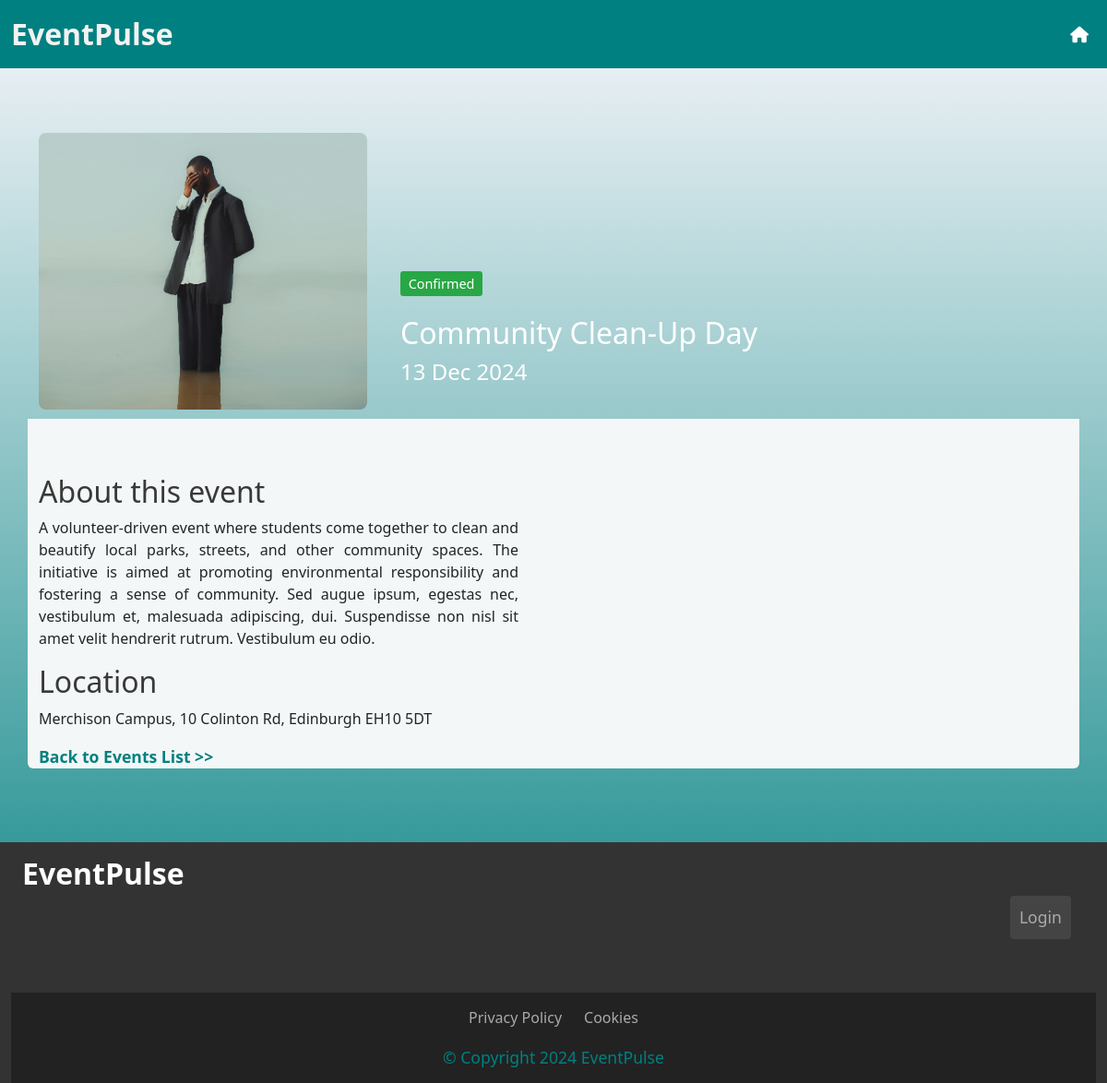
The page /admin/events/5 on the database as committed earlier.
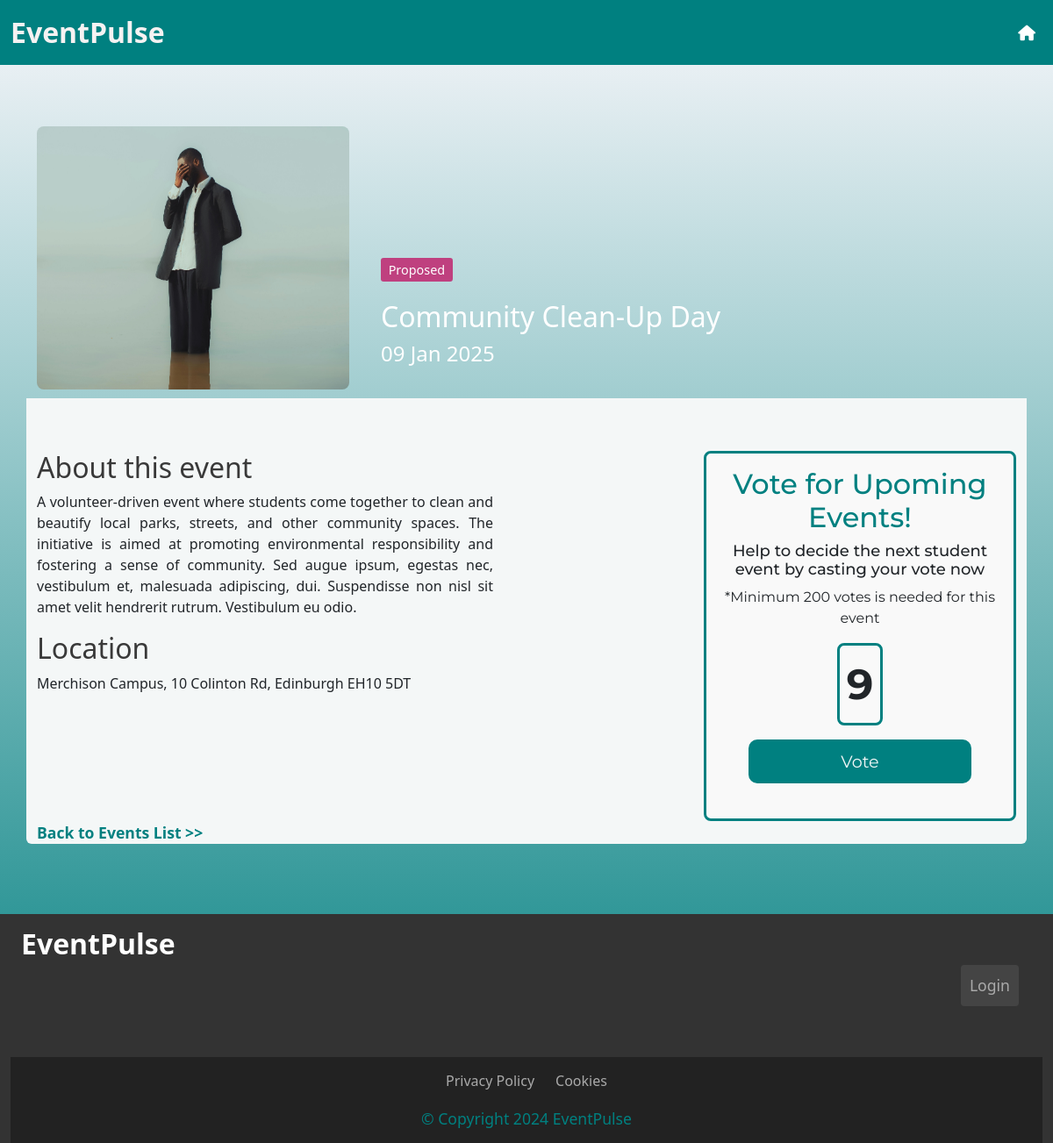
The same page on the database as committed later.
### app.py (models this page shows)
class Event(db.Model):
    eventId = db.Column(db.Integer, primary_key=True)
    eventName = db.Column(db.String(100), nullable=False)
    description = db.Column(db.Text)
    date = db.Column(db.Date, nullable=False)
    location = db.Column(db.String(100), nullable=False)
    tag = db.Column(db.Enum(EventStatus), nullable=False)
    image_url = db.Column(db.String(255), nullable=True)
    votes = db.Column(db.Integer, default=0)

### app.py (the view)
@app.route('/admin/events/<int:event_id>', methods=['GET', 'POST'])
def admin_event_detail(event_id):
    Events = select(Event).filter(Event.eventId == event_id)
    event = db.session.execute(Events).scalar_one_or_none()
    if event is None:
        return redirect(url_for('admin_index'))  # or handle 404
    if request.method == 'POST':
        event.votes += 1
        if event.votes >= 10 and event.tag != EventStatus.Confirmed:
            event.tag = EventStatus.Confirmed  # Update the tag to 'Confirmed'
        db.session.commit()
        return redirect(url_for('vote_confirmation', event_id=event_id))
    return render_template('event.html', event=event)

### app.py (called while the page is built)
@app.before_request
def update_event_tags():
    db.create_all()
    today = date.today()
    events_to_update = Event.query.filter(
        Event.date < today,
        Event.tag.in_([EventStatus.Proposed, EventStatus.Confirmed])
    ).all()
    for event in events_to_update:
        event.tag = EventStatus.Past  # Change the tag to 'Past'
    db.session.commit()

### templates/event.html
{% extends 'base.html' %}
{% block content %}
<div class="container topbox rounded-top">
    <div class="row">
        <div class="col-12 col-md-4 col-lg-4">
            {% if event.image_url %}
            <img src="{{ url_for('static', filename=event.image_url) }}" alt="Event Image" id="eventImageLarge">
            {% endif %}
        </div>
        <div class="col-12 col-md-8 col-lg-8 d-flex flex-column" id="textContainer">
            <div class="container title-box">
                <p class="card-text">
                    <span class="tag-pill
                        {% if event.tag.value == 'Confirmed' %}tag-pill-tag1
                        {% elif event.tag.value == 'Proposed' %}tag-pill-tag2
                        {% else %}tag-pill-tag3
                        {% endif %}">
                        {{ event.tag.value }}
                    </span>
                </p>
                <p class="card-text" id="eventName">{{ event.eventName }}</p>
                <p class="card-text" id="eventDate">{{ event.date.strftime('%d %b %Y')}}</p>
            </div>
        </div>
    </div>
</div>
<div class="container bottombox rounded-bottom">
    <div class="row">
        <div class="col-12 col-md-6 col-lg-8" id="infobox">
            <h2 id="eventInfo">About this event</h2>
            <p id="description">{{ event.description }}</p>
            <h2 id="eventInfo">Location</h2>
            <p>{{ event.location }}</p>
        </div>
        {% if event.tag.value != "Past" and event.tag.value != "Confirmed" %}
        <div class="col-12 col-md-6 col-lg-4">
            <div class="container" id="voteBox">
                <h2>Vote for Upoming Events!</h2>
                <h3>Help to decide the next student event by casting your vote now</h3>
                <p>*Minimum 200 votes is needed for this event </p>
                <p class="border d-inline-block " id="voteCount"> {{ event.votes }} </p>
                <form action="{{ url_for('admin_event_detail', event_id=event.eventId) }}" method="post">
                    <button class="btn-primary" type="submit">Vote</button><br><br>
                </form>
            </div>
        </div>
        {% endif %}
    </div>
    <a href="{{ url_for('index') }}"><strong>Back to Events List >></strong></a>
</div><br><br>
{% endblock %}

### templates/base.html (shortened to what this page needs)
<!doctype html>
<html lang="en">
<head>
  <link rel="stylesheet" href="{{ url_for('static', filename='css/style.css') }}">
  <link href="https://cdn.jsdelivr.net/npm/bootstrap@5.3.3/dist/css/bootstrap.min.css" rel="stylesheet"
>
</head>
<body>
  <nav class="navbar navbar-expand-lg navbar-light ">
    <div class="container-fluid">
      <a class="navbar-brand" id="brand1" href="{{ url_for('index') }}">EventPulse</a>
      <div class="collapse navbar-collapse" id="navbarNav">
        <ul class="navbar-nav ms-auto">
          {% if current_user.is_authenticated %}
          <li class="nav-item">
            {% if request.path == url_for('admin_index') %}
            <a class="nav-link" href="{{ url_for('index') }}">
              <i class="fa-solid fa-house fa-lg" style="color: #ffffff;"></i>
            </a>
          </li>
          {% endif %}
          {% if request.path != url_for('admin_index') %}
          <li class="nav-item">
            <a class="nav-link" href="{{ url_for('admin_index') }}">
              <i class="fa-solid fa-gear fa-lg" style="color: #ffffff;"></i>
            </a>
          </li>
          {% endif %}
          <li class="nav-item">
            <a class="nav-link" href="{{ url_for('logout') }}">
              <i class="fas fa-sign-out-alt fa-lg" style="color: #ffffff;"></i>
            </a>
          </li>
          {% else %}
          <li class="nav-item">
            <a class="nav-link" href="{{ url_for('index') }}">
              <i class="fa-solid fa-house" style="color: #ffffff;"></i>
            </a>
          </li>
          {% endif %}
        </ul>
      </div>
    </div>
  </nav>
  {% block content %}
  {% endblock %}
  <footer>
    <div class="container-fluid justify-content-between">
      <div class="row">
        <div class="col-lg-8 col-xs-12">
          <span class="footer-text">
            {% block page_name %}EventPulse{% endblock %}
          </span><br><br>
        </div>
        <div class="col-lg-4 col-xs-12 d-flex justify-content-end ">
          <div class="container-fluid d-flex justify-content-end py-5">
            {% if current_user.is_authenticated %}
            <a href="{{ url_for('logout') }}" class="footer-button">Logout</a>
            {% else %}
            <a href="{{ url_for('login') }}" class="footer-button">Login</a>
            {% endif %}
          </div>
        </div>
      </div>
      <div class="footer-bottom">
        <div class="container">
          <div class="row justify-content-center text-white">
            <div class="col-auto">
              <a href="https://www.termsfeed.com/live/f3ef7bae-0065-45b0-a134-18945e9e9598"
                class="footer-link-bottom" target="_blank">Privacy Policy</a>
            </div>
            <div class="col-auto">
              <a href="https://www.termsfeed.com/live/984b313c-70ca-4795-993a-67aada35decd"
                class="footer-link-bottom" target="_blank">Cookies</a>
            </div>
          </div>
          <div class="row text-center text-white pt-2">
            <div class="col-12">
              <div class="footer-bottom__copyright">
                <a class="copyright">&COPY; Copyright 2024 EventPulse</a>
              </div>
            </div>
          </div>
        </div>
      </div>
    </div>
  </footer>
</body>
</html>

### static/css/style.css (style rules this page uses)
body { background: rgb(246, 246, 250); background: linear-gradient(180deg, rgba(246, 246, 250, 1) 0%, rgba(0, 128, 128, 1) 100%); color: #f9f9f9; margin: 0; padding: 0; font-family: 'Open Sans', sans-serif; width: 100%; height: 100%; }
.navbar-light { background-color: #008080 !important; }
#brand1 { color: #f6f2f2 !important; font-weight: bold !important; font-size: 2.0rem !important; }
.tag-pill { display: inline-block; padding: 0.2em 0.6em; font-size: 0.9em; color: #fff; background-color: #6c757d; border-radius: 0.2rem; }
.btn-primary { width: 80% !important; height: 50px; border-radius: 10px; font-size: 1.2rem; background-color: #008080 !important; border: none; color: #f4f7f7; }
.topbox { margin-top: 5%; background-color: none; color: #fff; }
.bottombox { background-color: #f4f7f7; padding-top: 5%; }
#eventImageLarge { width: 100%; height: 300px; border-radius: 8px; margin-top: 10px; margin-bottom: 10px; margin-left: 0px; object-fit: cover; object-position: center; }
.title-box { margin-top: 10rem; }
.title-box p+p { margin-top: 0 !important; margin-bottom: 0 !important; }
.d-flex.flex-column { display: flex; flex-direction: column; height: 100%; }
#voteBox { border: 3px solid #008080; border-radius: 8px; background-color: #f9f9f9; text-align: center; font-family: 'Montserrat', sans-serif; padding: 1rem; }
h2 { color: #008080 !important; font-size: 24px; }
h3 { color: #dcf3f3; font-size: 18px !important; }
#eventInfo { color: rgb(57, 57, 57) !important; }
.border { border-color: #008080 !important; }
.tag-pill { padding: 0.2rem 0.5rem; background-color: #d63384; color: white; border-radius: 50px; display: inline-block; }
#eventName { font-size: 32px !important; }
#eventDate { font-size: 24px; }
a { text-decoration: none !important; color: #008080 !important; font-size: 1.1rem !important; }
#description { text-align: justify; }
#infobox { padding-right: 20%; }
#voteCount { border: 3px solid #008080 !important; padding: 0.5rem; font-size: 48px; font-weight: bolder; border-radius: 8px; }
.tag-pill { display: inline-block; padding: 0.2em 0.6em; font-size: 0.9em; color: #fff; border-radius: 0.2rem; }
.tag-pill-tag2 { background-color: #bf407f; }
footer { background-color: #333; color: #fff; margin-top: 32px; font-size: 0.9em; }
footer .row { margin: 0; padding: 10px 0; }
footer .footer-text { font-size: 2rem; font-weight: bold; color: #fff !important; }
.footer-button { color: #aaa !important; background-color: #444; border: none; padding: 10px; font-size: 0.9em; border-radius: 4px; text-decoration: none; display: inline-block; transition: background-color 0.3s ease, color 0.3s ease; }
.container-fluid.d-flex.justify-content-end { padding-right: 15px; }
.footer-link-bottom { color: #aaa !important; font-size: 1rem !important; }
.footer-bottom { background-color: #222; color: #aaa; padding: 5px 5px; font-size: 0.8em; text-align: center; }

Rows that differ between the two databases and show on the page:
changed Event "Community Clean-Up Day": tag "Confirmed" → "Proposed" (drawn); tag.value "Confirmed" → "Proposed"; date "13 Dec 2024" → "09 Jan 2025"; votes (not shown) → "9"
Other text that changed with them:
text now shown: "Vote for Upoming Events! Help to decide the next student event by casting your vote now *Minimum 200 votes is needed for this event Vote"
